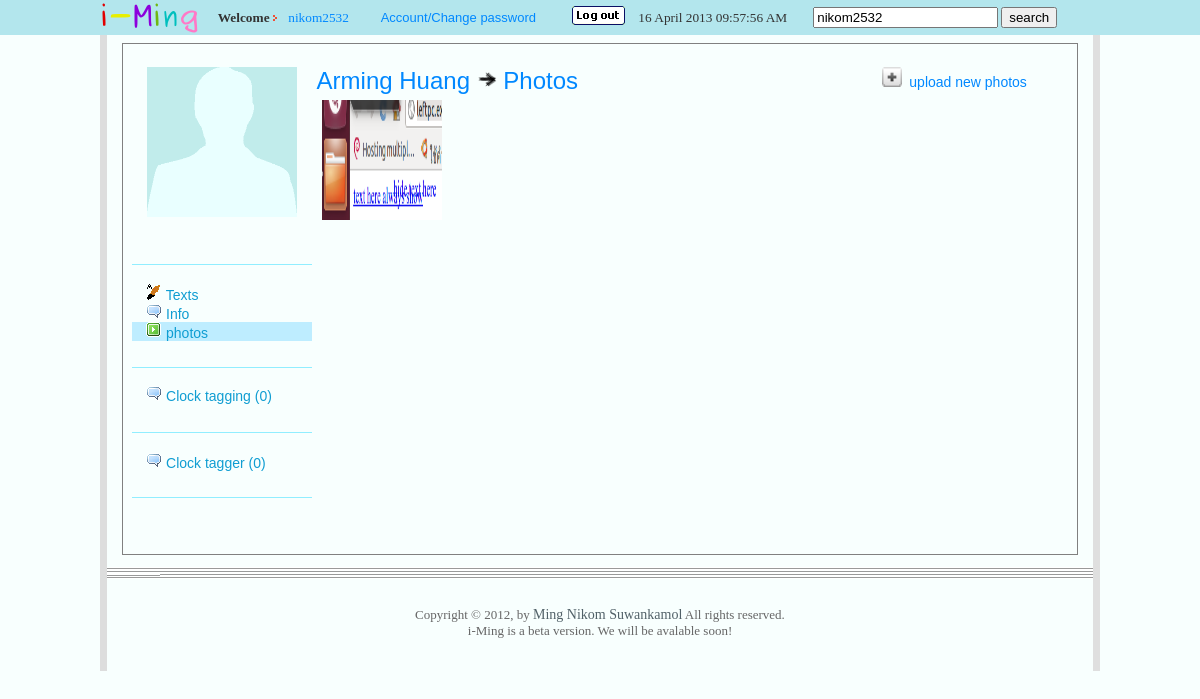
/main/my_photo/?friend=nikom2532 (signed in), run on the app's committed database.
### tables this page shows
CREATE TABLE IF NOT EXISTS `social_iMing_customer_v3` (
  `username` varchar(20) NOT NULL,
  `password` varchar(100) NOT NULL,
  `name` varchar(100) NOT NULL,
  `sex` char(1) NOT NULL,
  `birthday` date NOT NULL,
  `email` varchar(150) NOT NULL,
  `address` text NOT NULL,
  `regis_date` datetime NOT NULL,
  `regis_ip` varchar(50) NOT NULL,
  `last_login` datetime NOT NULL,
  `enable` char(1) NOT NULL,
  `admin` char(1) NOT NULL,
  PRIMARY KEY (`username`),
  UNIQUE KEY `email` (`email`)
);

CREATE TABLE IF NOT EXISTS `social_iMing_images` (
  `id` int(255) NOT NULL AUTO_INCREMENT,
  `username` varchar(50) NOT NULL,
  `image_album` varchar(50) NOT NULL,
  `url` varchar(1000) NOT NULL,
  `record_date` timestamp NOT NULL DEFAULT CURRENT_TIMESTAMP ON UPDATE CURRENT_TIMESTAMP,
  PRIMARY KEY (`id`)
);

### src/main/my_photo/index_BodyInclude.php (the view, shortened to what this page needs)
<?php
	if($pic==""){
?>	<td align="left" VALIGN="top" width="55%">
<?php
	}
	else{
?>	<td align="left" VALIGN="top" width="80%">
<?php
	}
?>
		<font size="5" color="#000000">
          <?php
            $SQL="SELECT * FROM social_iMing_customer_v3 where username='$own_body'";
            $result=mysql_query($SQL);
            while($rs=mysql_fetch_array($result)) {
				if($friend != "")
					echo "<a href=\"".$rootpath."main/text/?friend=".$rs[username]."\">".$rs[name]."</a>";
				else
					echo "<a href=\"".$rootpath."main/text/\">".$rs[name]."</a>";
			}
          ?>
			<img width="20" height="20" src="<?php echo $rootpath; ?>images/arr3.png">
			<?php if($friend != "") { ?>
				<a href="<?=$rootpath?>main/my_photo/?friend=<?=$friend?>">Photos</a>
			<?php }else{ ?>
				<a href="<?=$rootpath?>main/my_photo/">Photos</a>
			<?php } ?>
          <br />
		</font>
		<table border="0" width="100%" align="center" VALIGN="top" cellpadding="1" cellspacing="1" style="table-layout: fixed;">
<?php
				if($pic==""){
?>					<col width="25%">
					<col width="25%">
					<col width="25%">
					<col width="25%">
<?php
					$sql="select * from social_iMing_images where username='$own_body' AND image_album = 'photos' ORDER BY id DESC";
					$result = mysql_query($sql);
					$i=1;
					while($rs=mysql_fetch_array($result))
					{
						if($i==1){
							echo "<tr><td align='center' VALIGN='top' width='25%'>";
						}
						else{
							echo "<td align='center' VALIGN='top' width='25%'>";
						}
				?>
						<a href="<?=$_SERVER['PHP_SELF']?>?pic=<?=$rs[url]?>&friend=<?=$friend?>" >
							<img width="120" height="120" src="<?=$rootpath?>images/photos_album/<?php echo $rs[url]; ?>" style="border: 3px solid #f8fffe;" OnMouseOver="this.width='120'; this.height='120'; this.style.border='3px solid #85ecff';" OnMouseOut="this.width='120'; this.height='120'; this.style.border='3px solid #f8fffe';">
						</a></td>
				<?php	$i++;
					}
				}
			?>
				</tr>
		</table>
	</td> 	<?php
	if($pic==""){ ?>
		<td align="center" VALIGN="top" width="25%">
<?php		if($own_body == $_SESSION[su]){
?>				<a href="<?=$rootpath?>main/photo_upload">
				<img width="20" height="20" src="<?php echo $rootpath; ?>images/bu_plus.gif"></a>
				&nbsp<a href="<?=$rootpath?>main/photo_upload/">upload new photos</a>
<?php		} ?>
		</td> <?php
	} ?>

### src/include/index_head.php (style rules this page uses)
body { font-family: Arial, sans-serif }
A:link { COLOR: #0088ff; text-decoration: none; }

### data on the page
social_iming_customer_v3: name "Arming Huang"
social_iming_images: url (picture)

### other printed values
$return_rows "0"
$_SESSION[su] "nikom2532"
